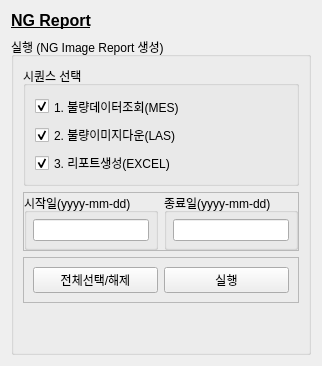
            <widget class="QWidget" name="page_ngreport">
             <layout class="QVBoxLayout" name="verticalLayout_20">
              <item>
               <widget class="QLabel" name="label_9">
                <property name="minimumSize">
                 <size>
                  <width>0</width>
                  <height>20</height>
                 </size>
                </property>
                <property name="maximumSize">
                 <size>
                  <width>16777215</width>
                  <height>20</height>
                 </size>
                </property>
                <property name="text">
                 <string>&lt;html&gt;&lt;head/&gt;&lt;body&gt;&lt;p&gt;&lt;span style=&quot; font-size:12pt; font-weight:600; text-decoration: underline;&quot;&gt;NG Report&lt;/span&gt;&lt;/p&gt;&lt;/body&gt;&lt;/html&gt;</string>
                </property>
               </widget>
              </item>
              <item>
               <widget class="QGroupBox" name="groupBox_3">
                <property name="maximumSize">
                 <size>
                  <width>300</width>
                  <height>16777215</height>
                 </size>
                </property>
                <property name="title">
                 <string>실행 (NG Image Report 생성)</string>
                </property>
                <layout class="QVBoxLayout" name="verticalLayout_4">
                 <item>
                  <widget class="QGroupBox" name="groupBox_2">
                   <property name="minimumSize">
                    <size>
                     <width>0</width>
                     <height>120</height>
                    </size>
                   </property>
                   <property name="maximumSize">
                    <size>
                     <width>16777215</width>
                     <height>120</height>
                    </size>
                   </property>
                   <property name="title">
                    <string>시퀀스 선택</string>
                   </property>
                   <layout class="QVBoxLayout" name="verticalLayout_2">
                    <item>
                     <widget class="QCheckBox" name="check_ngimage_mes">
                      <property name="text">
                       <string>1. 불량데이터조회(MES)</string>
                      </property>
                      <property name="checked">
                       <bool>true</bool>
                      </property>
                     </widget>
                    </item>
                    <item>
                     <widget class="QCheckBox" name="check_ngimage_las">
                      <property name="text">
                       <string>2. 불량이미지다운(LAS)</string>
                      </property>
                      <property name="checked">
                       <bool>true</bool>
                      </property>
                     </widget>
                    </item>
                    <item>
                     <widget class="QCheckBox" name="check_ngimage_excel">
                      <property name="text">
                       <string>3. 리포트생성(EXCEL)</string>
                      </property>
                      <property name="checked">
                       <bool>true</bool>
                      </property>
                     </widget>
                    </item>
                   </layout>
                  </widget>
                 </item>
                 <item>
                  <widget class="QFrame" name="frame_7">
                   <property name="minimumSize">
                    <size>
                     <width>0</width>
                     <height>54</height>
                    </size>
                   </property>
                   <property name="frameShape">
                    <enum>QFrame::StyledPanel</enum>
                   </property>
                   <property name="frameShadow">
                    <enum>QFrame::Raised</enum>
                   </property>
                   <layout class="QHBoxLayout" name="horizontalLayout_8">
                    <property name="leftMargin">
                     <number>0</number>
                    </property>
                    <property name="topMargin">
                     <number>0</number>
                    </property>
                    <property name="rightMargin">
                     <number>0</number>
                    </property>
                    <property name="bottomMargin">
                     <number>0</number>
                    </property>
                    <item>
                     <widget class="QGroupBox" name="groupBox">
                      <property name="title">
                       <string>시작일(yyyy-mm-dd)</string>
                      </property>
                      <layout class="QVBoxLayout" name="verticalLayout_8">
                       <property name="leftMargin">
                        <number>6</number>
                       </property>
                       <property name="topMargin">
                        <number>6</number>
                       </property>
                       <property name="rightMargin">
                        <number>6</number>
                       </property>
                       <property name="bottomMargin">
                        <number>6</number>
                       </property>
                       <item>
                        <widget class="QLineEdit" name="line_ngimage_datefrom">
                         <property name="text">
                          <string/>
                         </property>
                         <property name="alignment">
                          <set>Qt::AlignCenter</set>
                         </property>
                        </widget>
                       </item>
                      </layout>
                     </widget>
                    </item>
                    <item>
                     <widget class="QGroupBox" name="groupBox_7">
                      <property name="title">
                       <string>종료일(yyyy-mm-dd)</string>
                      </property>
                      <layout class="QHBoxLayout" name="horizontalLayout_9">
                       <property name="leftMargin">
                        <number>6</number>
                       </property>
                       <property name="topMargin">
                        <number>6</number>
                       </property>
                       <property name="rightMargin">
                        <number>6</number>
                       </property>
                       <property name="bottomMargin">
                        <number>6</number>
                       </property>
                       <item>
                        <widget class="QLineEdit" name="line_ngimage_dateto">
                         <property name="alignment">
                          <set>Qt::AlignCenter</set>
                         </property>
                        </widget>
                       </item>
                      </layout>
                     </widget>
                    </item>
                   </layout>
                  </widget>
                 </item>
                 <item>
                  <widget class="QFrame" name="frame_3">
                   <property name="frameShape">
                    <enum>QFrame::StyledPanel</enum>
                   </property>
                   <property name="frameShadow">
                    <enum>QFrame::Raised</enum>
                   </property>
                   <layout class="QHBoxLayout" name="horizontalLayout_4">
                    <item>
                     <widget class="QPushButton" name="btn_ngimage_selectall">
                      <property name="text">
                       <string>전체선택/해제</string>
                      </property>
                     </widget>
                    </item>
                    <item>
                     <widget class="QPushButton" name="btn_ngimage_run">
                      <property name="text">
                       <string>실행</string>
                      </property>
                     </widget>
                    </item>
                   </layout>
                  </widget>
                 </item>
                 <item>
                  <spacer name="verticalSpacer_8">
                   <property name="orientation">
                    <enum>Qt::Vertical</enum>
                   </property>
                   <property name="sizeHint" stdset="0">
                    <size>
                     <width>20</width>
                     <height>40</height>
                    </size>
                   </property>
                  </spacer>
                 </item>
                </layout>
               </widget>
              </item>
             </layout>
            </widget>
